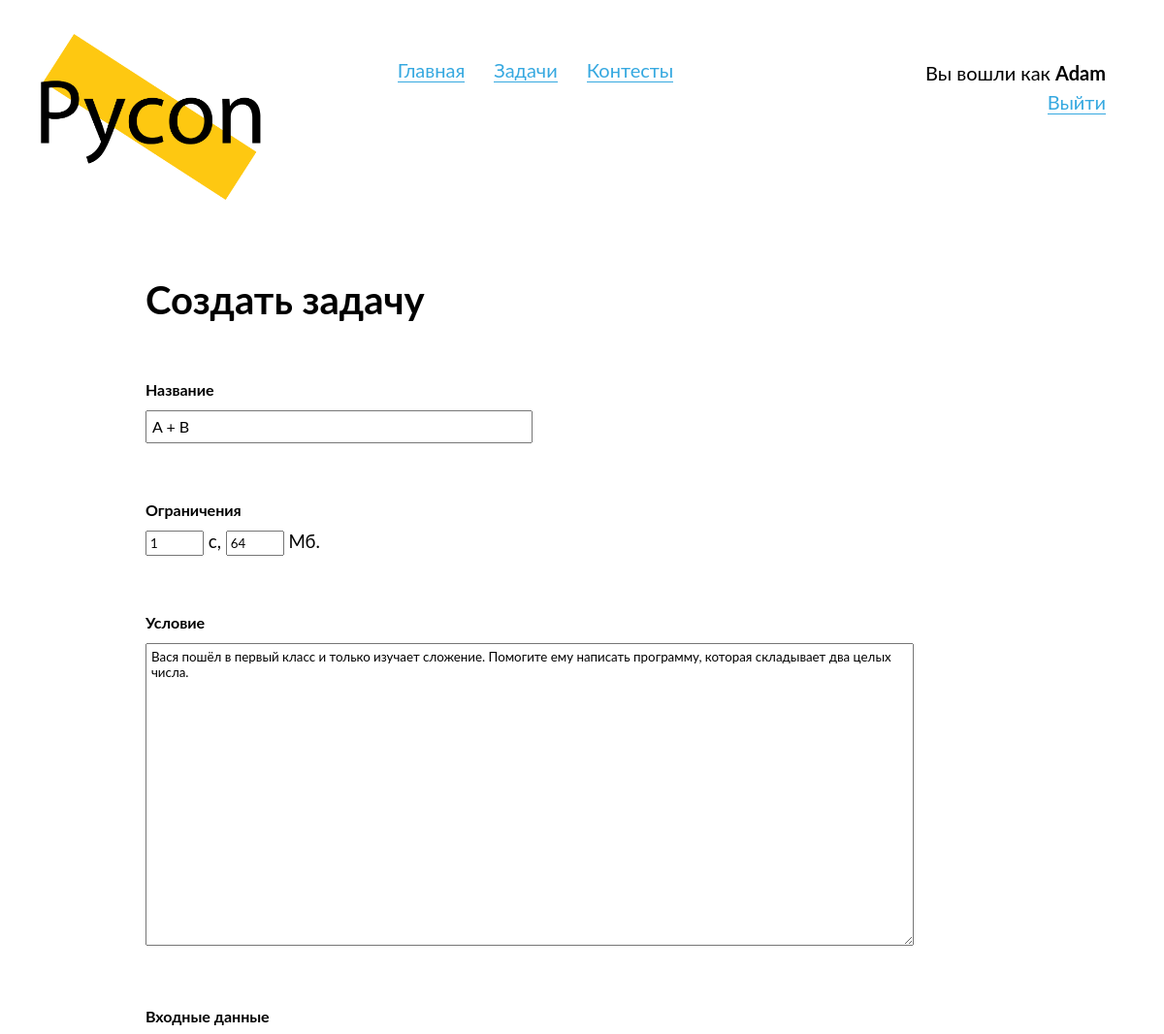
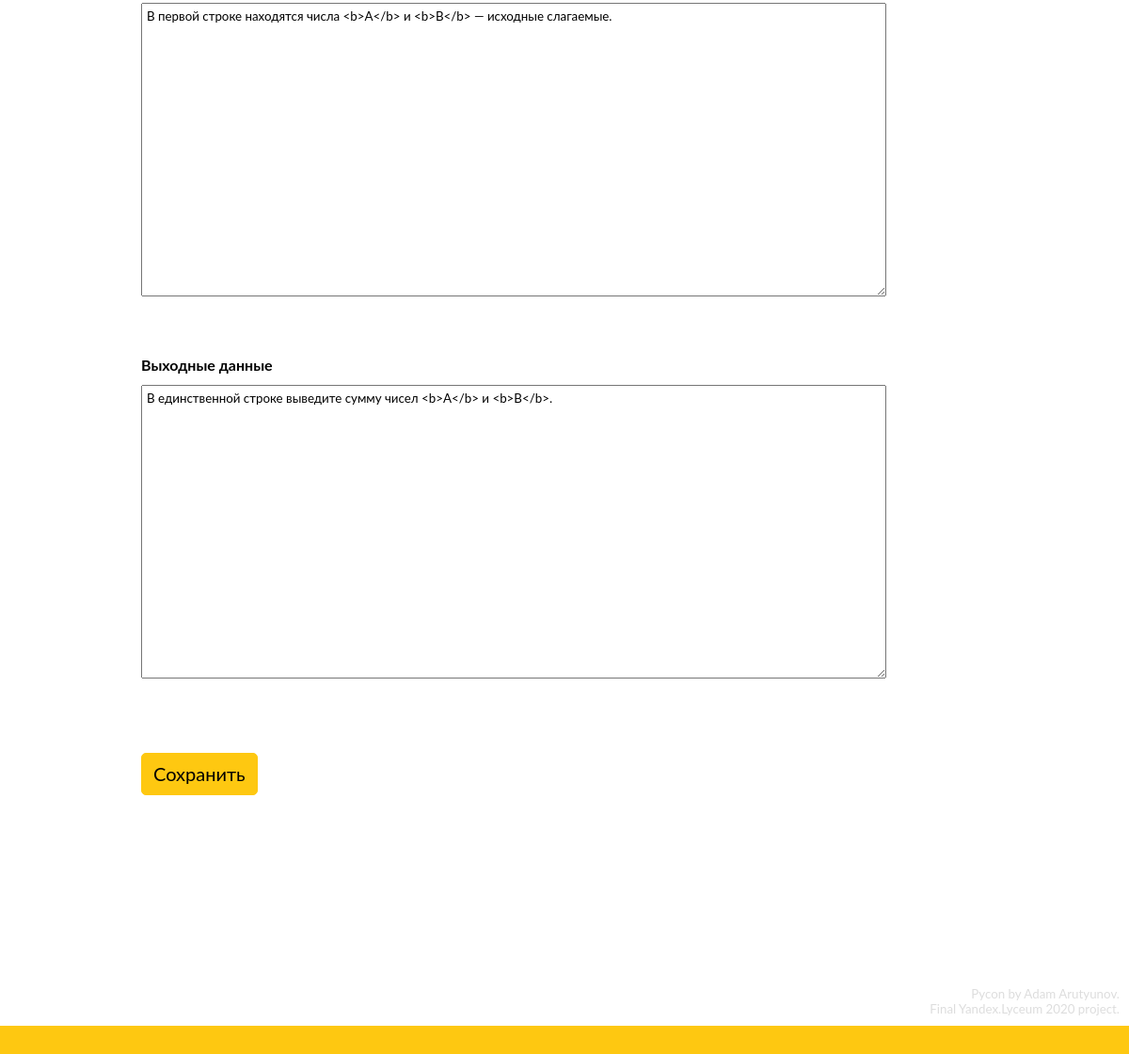
Before: /problems/1/edit (signed in) with the older database file (2 pictures, top to bottom).
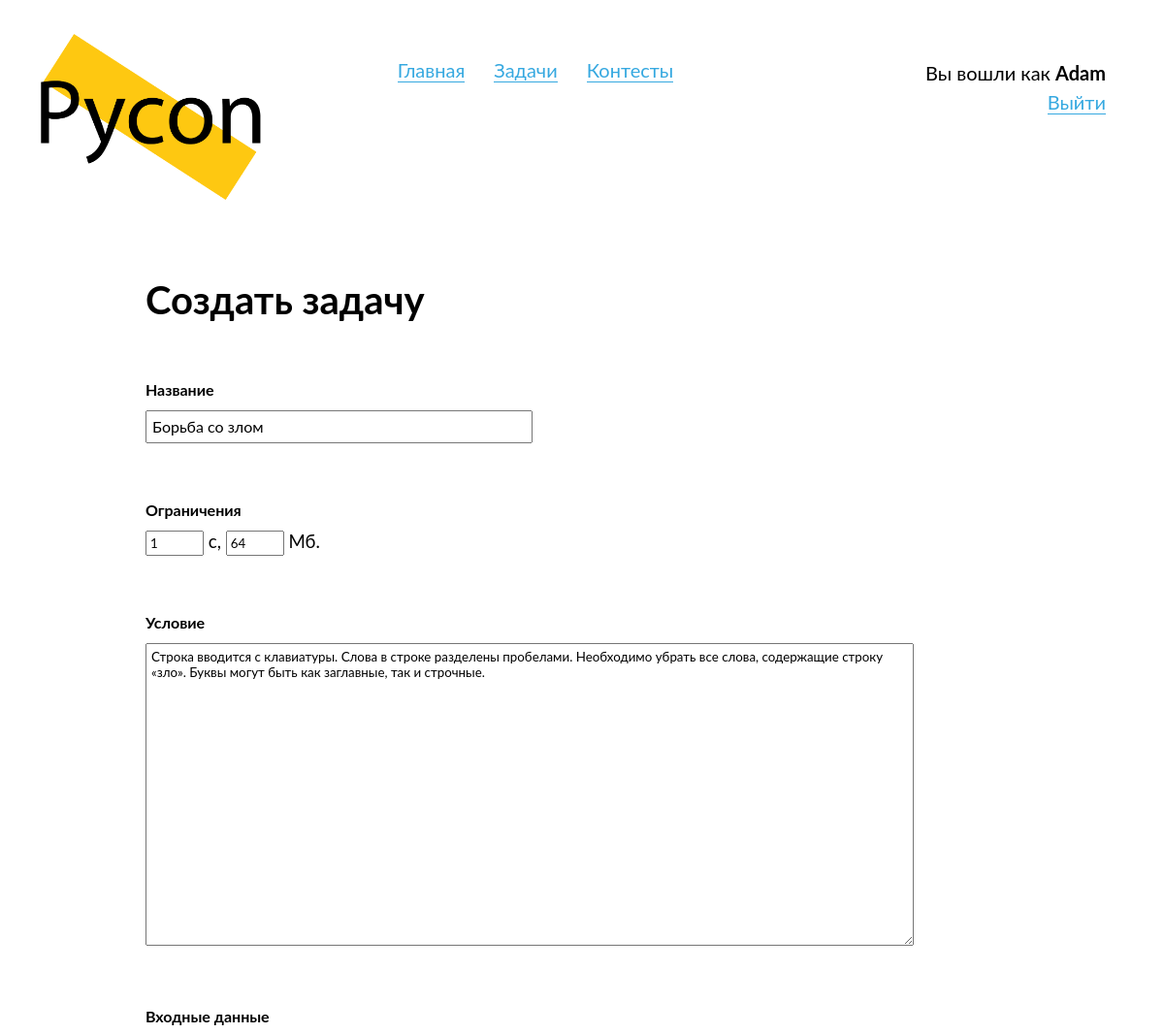
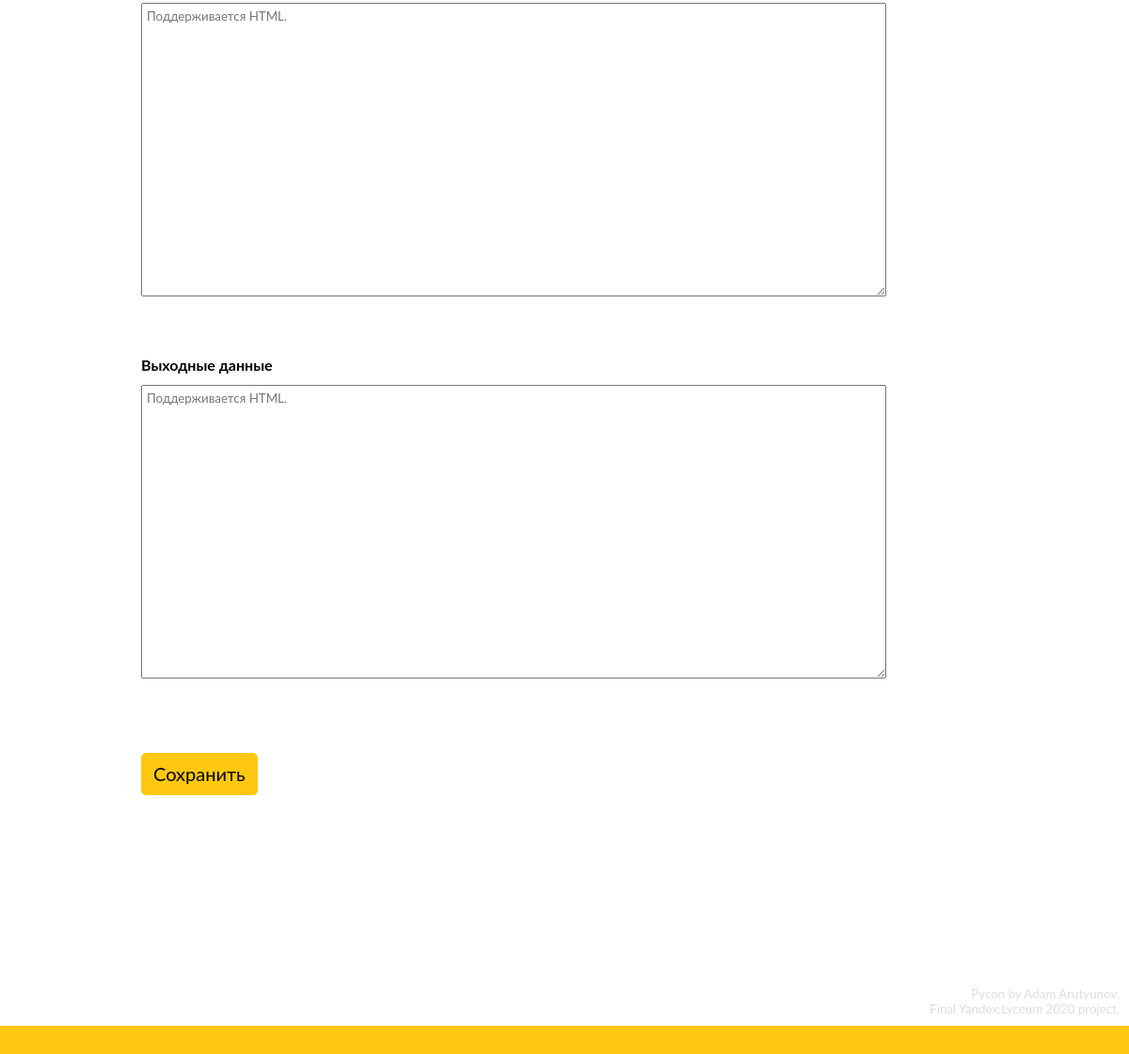
After: the same page with the newer database file (2 pictures, top to bottom).
### data/models/problem.py (models this page shows, shortened)
class Problem(SqlAlchemyBase, SerializerMixin):
    __tablename__ = 'problems'
    id = Column(Integer, primary_key=True, autoincrement=True)
    name = Column(String, nullable=True)
    situation = Column(String, nullable=False)
    input_data = Column(String, nullable=True)
    output_data = Column(String, nullable=True)
    tests = orm.relation("Test", back_populates='problem')
    time_limit = Column(Integer, nullable=True)
    memory_limit = Column(Integer, nullable=True)

### Pycon.py (the view, shortened to what this page needs)
@app.route('/problems/<int:problem_id>/edit', methods=["GET", "POST"])
@login_required
@admin_required
def edit_problem(problem_id):
    session = db_session.create_session()
    problem = session.query(Problem).get(problem_id)
    if not problem:
        abort(404)
    form = CreateProblemForm()
    form.problem_name.data = problem.name
    form.situation.data = problem.situation
    form.input_data.data = problem.input_data
    form.output_data.data = problem.output_data
    form.time_limit.data = problem.time_limit
    form.memory_limit.data = problem.memory_limit
    return render_template('create_problem.html', title=f"Редактирование задачи №{problem_id}",
                           form=form, action="Сохранить")

### forms/create_problem.py
class CreateProblemForm(FlaskForm):
    problem_name = StringField('Название')
    time_limit = IntegerField()
    memory_limit = IntegerField()
    situation = StringField('Условие', validators=[DataRequired()], widget=TextArea())
    input_data = StringField('Входные данные', widget=TextArea())
    output_data = StringField('Выходные данные', widget=TextArea())
    submit = SubmitField('Создать')

### Pycon.py (called while the page is built)
def admin_required(func):
    @wraps(func)
    def new_func(*args, **kwargs):
        if current_user.is_admin():
            return func(*args, **kwargs)
        abort(403)
    return new_func

@login_manager.user_loader
def load_user(user_id):
    session = db_session.create_session()
    return session.query(User).get(user_id)

### data/db_session.py (called while the page is built)
def create_session() -> Session:
    global __scoped_session
    return __scoped_session

### data/models/user.py (called while the page is built)
    def is_admin(self):
        if self.role == 1:
            return True
        return False

### templates/create_problem.html (shortened to what this page needs)
{% extends "base.html" %}
{% block content %}
  <h2>
    Создать задачу
  </h2>
  <form action="" method="post">
    <div class="normal-block">
      <h3>
        {{ form.problem_name.label }}
      </h3>
      {{ form.problem_name(class="static-input") }}<br>
    </div>
    <div class="normal-block">
      <h3>
        <label>
          Ограничения
        </label>
      </h3>
      {{ form.time_limit(class="ok-so-basically-im-very-smol", type="number") }} с,
      {{ form.memory_limit(class="ok-so-basically-im-very-smol", type="number") }} Мб.
    </div>
    <div class="normal-block">
      <h3>
        {{ form.situation.label }}
      </h3>
      {{ form.situation(placeholder="Поддерживается HTML.") }}<br>
    </div>
    <div class="normal-block">
      <h3>
        {{ form.input_data.label }}
      </h3>
      {{ form.input_data(placeholder="Поддерживается HTML.") }}<br>
    </div>
    <div class="normal-block">
      <h3>
        {{ form.output_data.label }}
      </h3>
      {{ form.output_data(placeholder="Поддерживается HTML.") }}<br>
    </div>
    <div class="big-block">
      {{ form.submit(type="submit", value=action) }}
    </div>
  </form>
{% endblock %}

Changed rows visible on the page:
changed Problem: situation "Вася пошёл в первый класс и только изучает сложение. Помогите ему написать программу, которая складывает два целых числа." → "Строка вводится с клавиатуры. Слова в строке разделены пробелами. Необходимо убрать все слова, содержащие строку «зло». Буквы могут быть как заглавные, так и строчные."; input_data "В первой строке находятся числа <b>A</b> и <b>B</b> — исходные слагаемые." → (not shown); output_data "В единственной строке выведите сумму чисел <b>A</b> и <b>B</b>." → (not shown)
Other visible differences:
form field problem_name: "A + B" → "Борьба со злом"
